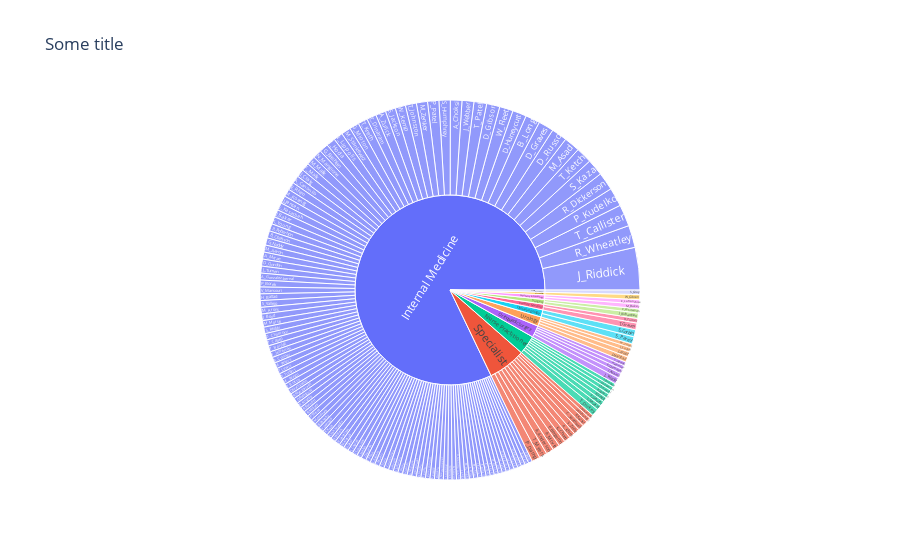

The notebook cell saved with this chart:
### Code cell
fig4 = px.sunburst(dfexcl[dfexcl['ref_ctgry']=='Q0'].dropna(),
                  path = ['from_npi_specialty', 'rept_name'], values = 'patient_count',
                  title = 'Some title')
fig4.show()

### Figure 1 — Plotly figure (JSON) as saved in the notebook; plotly's stock layout.template omitted (floating-point values rounded to 4 significant figures; data arrays with more than 128 entries replaced by an {"elided": "..."} marker saying what was removed)
{"data": [{"branchvalues": "total", "domain": {"x": [0, 1], "y": [0, 1]}, "hovertemplate": "labels=%{label}<br>patient_count=%{value}<br>parent=%{parent}<br>id=%{id}<extra></extra>", "ids": {"elided": "177 str values"}, "labels": {"elided": "177 str values"}, "name": "", "parents": {"elided": "177 str values"}, "type": "sunburst", "values": {"elided": "177 int values"}}], "layout": {"legend": {"tracegroupgap": 0}, "title": {"text": "Some title"}}}
